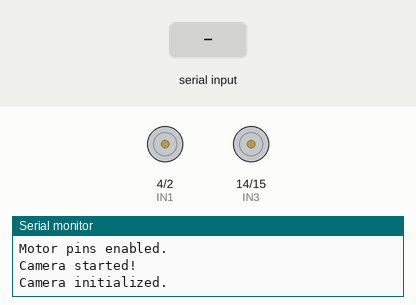
This sketch was run on a simulated ESP32. Shown: motor-driver pin pairs drawn as motors (green arrow = first pin HIGH = forward, orange = second pin HIGH = backward, longer = more drive), the last lines printed to the serial monitor. The inputs (shaded band) are chosen by the test bench. Nothing arrives over Bluetooth unless stated; the camera gives no picture.

Above: at 4.5 s.
4.6 s: "f" received over the second serial link
At 5.4 s:
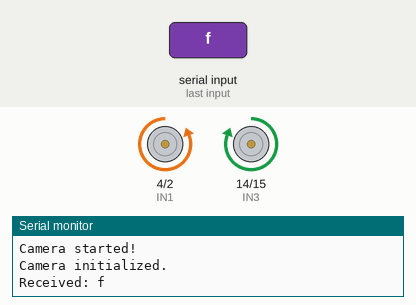
6.1 s: "b" received over the second serial link
At 6.9 s:
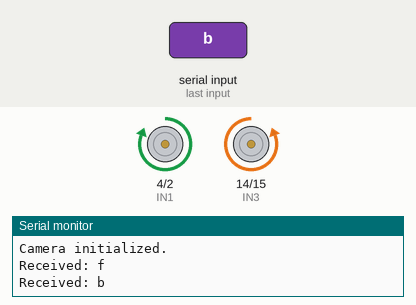
7.6 s: "l" received over the second serial link
At 8.3 s:
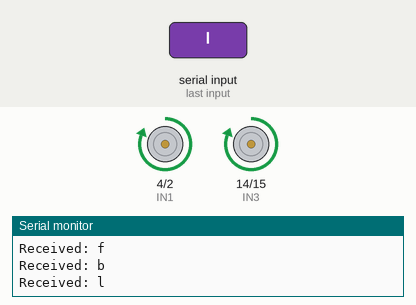
9.1 s: "r" received over the second serial link
At 9.9 s:
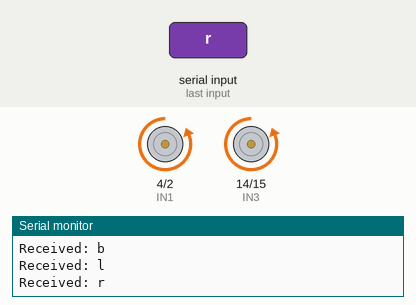
Timing chart, 0 to 11.6 s (numbered marks = the images above; inputs shaded):
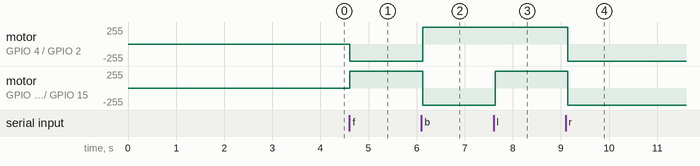

Measured:
- after the input at 4.6 s, motor on GPIO 4 (IN1) / GPIO 2 (IN2): stopped → backward 255/255 at once; motor on GPIO 14 (IN3) / GPIO 15 (IN4): stopped → forward 255/255 at once
- after the input at 6.1 s, motor on GPIO 4 (IN1) / GPIO 2 (IN2): backward 255/255 → forward 255/255 at once; motor on GPIO 14 (IN3) / GPIO 15 (IN4): forward 255/255 → backward 255/255 at once
- after the input at 7.6 s, motor on GPIO 14 (IN3) / GPIO 15 (IN4): backward 255/255 → forward 255/255 at once
- after the input at 9.1 s, motor on GPIO 4 (IN1) / GPIO 2 (IN2), motor on GPIO 14 (IN3) / GPIO 15 (IN4): forward 255/255 → backward 255/255 at once

The sketch:

BluetoothCar.ino
```cpp
#include <BluetoothSerial.h>
#include "camera_interface.h"
#include "soc/soc.h"
#include "soc/rtc_cntl_reg.h"

#if !defined(CONFIG_BT_ENABLED) || !defined(CONFIG_BLUEDROID_ENABLED)
#error Bluetooth is not enabled! Please run `make menuconfig` to and enable it
#endif

BluetoothSerial SerialBT;
#define PACKET_SIZE 64

#define IN1 4
#define IN2 2
#define IN3 14
#define IN4 15

byte *frame;

void setup()
{
  WRITE_PERI_REG(RTC_CNTL_BROWN_OUT_REG, 0); //disable brownout detector
  Serial.begin(115200);

  SerialBT.begin("BluetoothCar");
  Serial.println("Bluetooth enabled.");

  delay(1000);

  pinMode(IN1, OUTPUT);
  pinMode(IN2, OUTPUT);
  pinMode(IN3, OUTPUT);
  pinMode(IN4, OUTPUT);

  Serial.println("Motor pins enabled.");

  delay(1000);

  ESP_CAMERA::init_camera();
  frame = (byte *)malloc(20000);

  Serial.println("Camera initialized.");

  delay(1000);

  WRITE_PERI_REG(RTC_CNTL_BROWN_OUT_REG, 1); //enable brownout detector
}

void loop()
{
  while (SerialBT.available()) {
      Serial.print("Received: ");
      char command = SerialBT.read();
      Serial.println(command);

      switch(command)
      {
        case 'f':
          forward();
          break;
        case 'b':
          reverse();
          break;
        case 'l':
          left();
          break;
        case 'r':
          right();
          break;
        case 's':
          stop();
          break;
        default:
          stop();
          break;
      }
  }

  int bytes = ESP_CAMERA::get_frame(frame);
  if (bytes > 0)
  {
    writeBytes(frame, bytes);
  }
}

void stop()
{
    digitalWrite(IN1, LOW);
    digitalWrite(IN2, LOW);

    digitalWrite(IN3, LOW);
    digitalWrite(IN4, LOW);
}

void forward()
{
    digitalWrite(IN1, LOW);
    digitalWrite(IN2, HIGH);

    digitalWrite(IN3, HIGH);
    digitalWrite(IN4, LOW);
}

void reverse()
{
    digitalWrite(IN1, HIGH);
    digitalWrite(IN2, LOW);

    digitalWrite(IN3, LOW);
    digitalWrite(IN4, HIGH);
}

void left()
{
    digitalWrite(IN1, HIGH);
    digitalWrite(IN2, LOW);

    digitalWrite(IN3, HIGH);
    digitalWrite(IN4, LOW);
}

void right()
{
    digitalWrite(IN1, LOW);
    digitalWrite(IN2, HIGH);

    digitalWrite(IN3, LOW);
    digitalWrite(IN4, HIGH);
}

void writeBytes(byte message[], int len)
{
  byte msg[PACKET_SIZE] = {0};
  int i = 0;
  if (len > PACKET_SIZE)
  {
    for (i = 0; i < int(len / PACKET_SIZE); i++)
    {
      memcpy(msg, message + (i * PACKET_SIZE), PACKET_SIZE);
      SerialBT.write(msg, PACKET_SIZE);
    }

    if (i * PACKET_SIZE < len)
    {
      memcpy(msg, message + (i * PACKET_SIZE), len - (i * PACKET_SIZE));
      SerialBT.write(msg, PACKET_SIZE);
    }
  } else
  {
    memcpy(msg, message, PACKET_SIZE);
    SerialBT.write(msg, PACKET_SIZE);
  }
}
```

camera_interface.cpp
```cpp
#include "camera_interface.h"
#include "esp_camera.h"
#include <Arduino.h>

// Camera Pins
#define PWDN_GPIO_NUM     32
#define RESET_GPIO_NUM    -1
#define XCLK_GPIO_NUM      0
#define SIOD_GPIO_NUM     26
#define SIOC_GPIO_NUM     27

#define Y9_GPIO_NUM       35
#define Y8_GPIO_NUM       34
#define Y7_GPIO_NUM       39
#define Y6_GPIO_NUM       36
#define Y5_GPIO_NUM       21
#define Y4_GPIO_NUM       19
#define Y3_GPIO_NUM       18
#define Y2_GPIO_NUM        5
#define VSYNC_GPIO_NUM    25
#define HREF_GPIO_NUM     23
#define PCLK_GPIO_NUM     22

void ESP_CAMERA::init_camera()
{
  camera_config_t config;
  config.ledc_channel = LEDC_CHANNEL_0;
  config.ledc_timer = LEDC_TIMER_0;
  config.pin_d0 = Y2_GPIO_NUM;
  config.pin_d1 = Y3_GPIO_NUM;
  config.pin_d2 = Y4_GPIO_NUM;
  config.pin_d3 = Y5_GPIO_NUM;
  config.pin_d4 = Y6_GPIO_NUM;
  config.pin_d5 = Y7_GPIO_NUM;
  config.pin_d6 = Y8_GPIO_NUM;
  config.pin_d7 = Y9_GPIO_NUM;
  config.pin_xclk = XCLK_GPIO_NUM;
  config.pin_pclk = PCLK_GPIO_NUM;
  config.pin_vsync = VSYNC_GPIO_NUM;
  config.pin_href = HREF_GPIO_NUM;
  config.pin_sscb_sda = SIOD_GPIO_NUM;
  config.pin_sscb_scl = SIOC_GPIO_NUM;
  config.pin_pwdn = PWDN_GPIO_NUM;
  config.pin_reset = RESET_GPIO_NUM;
  config.xclk_freq_hz = 20000000;
  config.pixel_format = PIXFORMAT_JPEG;

  // if PSRAM IC present, init with UXGA resolution and higher JPEG quality
  //                      for larger pre-allocated frame buffer.
  config.frame_size = FRAMESIZE_QVGA;
  config.jpeg_quality = 16;
  config.fb_count = 2;

  // camera init
  esp_err_t err = esp_camera_init(&config);
  if (err != ESP_OK) {
    Serial.print("Camera init failed with error 0x");
    Serial.print(err);
    Serial.print("\n\r");
    return;
  } else
  {
    Serial.print("Camera started!\n\r");
  }

  sensor_t * s = esp_camera_sensor_get();
  s->set_brightness(s, 0);     // -2 to 2
  s->set_contrast(s, 0);       // -2 to 2
  s->set_saturation(s, 0);     // -2 to 2
  s->set_special_effect(s, 0); // 0 to 6 (0 - No Effect, 1 - Negative, 2 - Grayscale, 3 - Red Tint, 4 - Green Tint, 5 - Blue Tint, 6 - Sepia)
  s->set_whitebal(s, 1);       // 0 = disable , 1 = enable
  s->set_awb_gain(s, 1);       // 0 = disable , 1 = enable
  s->set_wb_mode(s, 0);        // 0 to 4 - if awb_gain enabled (0 - Auto, 1 - Sunny, 2 - Cloudy, 3 - Office, 4 - Home)
  s->set_exposure_ctrl(s, 1);  // 0 = disable , 1 = enable
  s->set_aec2(s, 0);           // 0 = disable , 1 = enable
  s->set_ae_level(s, 0);       // -2 to 2
  s->set_aec_value(s, 300);    // 0 to 1200
  s->set_gain_ctrl(s, 1);      // 0 = disable , 1 = enable
  s->set_agc_gain(s, 0);       // 0 to 30
  s->set_gainceiling(s, (gainceiling_t)2);  // 0 to 6
  s->set_bpc(s, 0);            // 0 = disable , 1 = enable
  s->set_wpc(s, 1);            // 0 = disable , 1 = enable
  s->set_raw_gma(s, 1);        // 0 = disable , 1 = enable
  s->set_lenc(s, 1);           // 0 = disable , 1 = enable
  s->set_hmirror(s, 0);        // 0 = disable , 1 = enable
  s->set_vflip(s, 0);          // 0 = disable , 1 = enable
  s->set_dcw(s, 1);            // 0 = disable , 1 = enable
  s->set_colorbar(s, 0);       // 0 = disable , 1 = enable
}

int ESP_CAMERA::get_frame(byte *frame)
{
  int bytes = -1;
  camera_fb_t *fb = esp_camera_fb_get();
  if (!fb)
  {
    Serial.println("Failed to get frame buffer.");
    return bytes;
  } else {
      memcpy(&frame[0], header, 3);
      memcpy(&frame[3], fb->buf, fb->len);
      memcpy(&frame[fb->len + 3], footer, 3);
      bytes = 6 + fb->len;
  }
  esp_camera_fb_return(fb);

  return bytes;
}
```

camera_interface.h
```cpp
#ifndef _ESPCAMERA_H_
#define _ESPCAMERA_H_

#include <Arduino.h>

namespace ESP_CAMERA
{
  const byte header[] = { 'V', 'F', 'M' };
  const byte footer[] = { 'V', 'E', 'D' };

  void init_camera();
  int get_frame(byte *frame);
}

#endif
```
